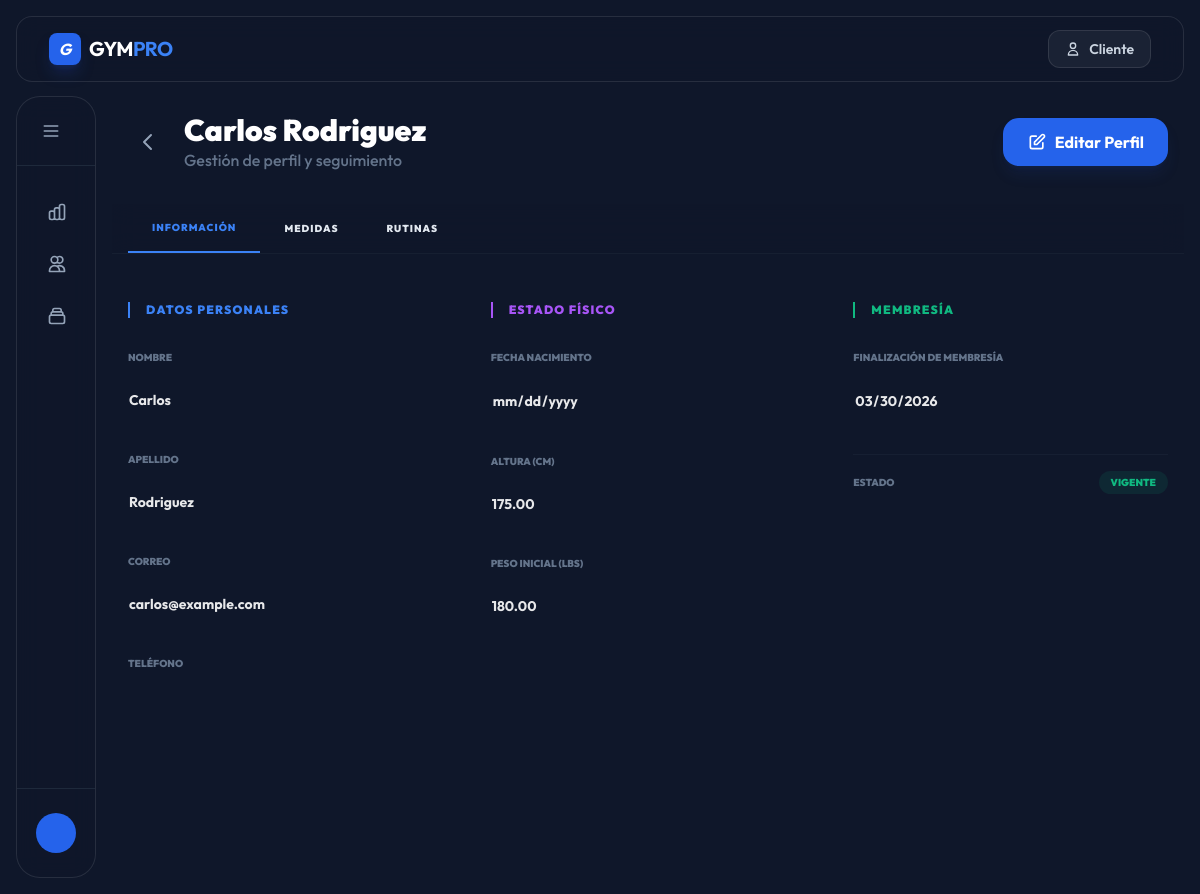
/dashboard/clientes/4/, run on the app's committed database.
### administracion/models.py (models this page shows, shortened)
class Usuario(AbstractBaseUser, PermissionsMixin):
    class Roles(models.TextChoices):
        ADMIN   = 'admin',  'Administrador'
        CLIENTE = 'client', 'Cliente'
    nombre           = models.CharField('Nombre', max_length=100)
    apellido         = models.CharField('Apellido', max_length=100)
    correo           = models.EmailField('Correo electrónico', unique=True)
    telefono         = models.CharField('Teléfono', max_length=20, blank=True, null=True)
    fecha_nacimiento = models.DateField('Fecha de nacimiento', blank=True, null=True)
    direccion        = models.CharField('Dirección', max_length=255, blank=True, null=True)
    foto_perfil      = models.ImageField('Foto de perfil', upload_to='perfiles/', blank=True, null=True)
    rol    = models.CharField('Rol', max_length=10, choices=Roles.choices, default=Roles.CLIENTE)
    activo = models.BooleanField('Activo', default=True)
    is_staff  = models.BooleanField(default=False)
    is_active = models.BooleanField(default=True)
    is_deleted = models.BooleanField('Borrado', default=False, db_index=True)
    fecha_registro       = models.DateTimeField('Fecha de registro', auto_now_add=True)
    ultima_actualizacion = models.DateTimeField('Última actualización', auto_now=True)
    objects     = UsuarioManager()
    all_objects = models.Manager()
    USERNAME_FIELD  = 'correo'
    REQUIRED_FIELDS = ['nombre', 'apellido']
    class Meta:
        verbose_name        = 'Usuario'
        verbose_name_plural = 'Usuarios'
        ordering            = ['-fecha_registro']
    @property
    def nombre_completo(self):
        return f'{self.nombre} {self.apellido}'.strip()

### clientes/models.py (models this page shows, shortened)
class PerfilCliente(BaseModel):
    class Meta:
        verbose_name        = 'Perfil de cliente'
        verbose_name_plural = 'Perfiles de clientes'
    usuario = models.OneToOneField(
        Usuario,
        on_delete=models.CASCADE,
        related_name='perfil_cliente',
        limit_choices_to={'rol': Usuario.Roles.CLIENTE},
        verbose_name='Cliente',
    )
    peso_lbs  = models.DecimalField('Peso (lbs)', max_digits=5, decimal_places=2, blank=True, null=True)
    altura_cm = models.DecimalField('Altura (cm)', max_digits=5, decimal_places=2, blank=True, null=True)
    @property
    def membresia_activa(self):
        today = timezone.now().date()
        return (
            self.usuario.membresias
            .filter(estado=MembresiaCliente.Estado.ACTIVA, fecha_fin__gte=today)
            .select_related('tipo')
            .first()
        )

class MembresiaCliente(BaseModel):
    class Estado(models.TextChoices):
        ACTIVA     = 'activa',     'Activa'
        VENCIDA    = 'vencida',    'Vencida'
        CANCELADA  = 'cancelada',  'Cancelada'
        SUSPENDIDA = 'suspendida', 'Suspendida'
    class MetodoPago(models.TextChoices):
        EFECTIVO      = 'efectivo',      'Efectivo'
        TARJETA       = 'tarjeta',       'Tarjeta'
        TRANSFERENCIA = 'transferencia', 'Transferencia'
        OTRO          = 'otro',          'Otro'
    class Meta:
        verbose_name        = 'Membresía de cliente'
        verbose_name_plural = 'Membresías de clientes'
        ordering            = ['-fecha_inicio']
        indexes = [
            models.Index(fields=['usuario', 'estado'],  name='idx_mem_usuario_estado'),
            models.Index(fields=['tipo', 'estado'],     name='idx_mem_tipo_estado'),
            models.Index(fields=['fecha_inicio'],        name='idx_mem_fecha_inicio'),
            models.Index(fields=['fecha_fin'],           name='idx_mem_fecha_fin'),
        ]
    usuario = models.ForeignKey(
        Usuario,
        on_delete=models.CASCADE,
        related_name='membresias',
        limit_choices_to={'rol': Usuario.Roles.CLIENTE},
        verbose_name='Cliente',
    )
    tipo = models.ForeignKey(
        TipoMembresia,
        on_delete=models.PROTECT,
        related_name='contrataciones',
        verbose_name='Plan',
    )
    fecha_inicio = models.DateField('Fecha de inicio')
    fecha_fin    = models.DateField('Fecha de fin')
    precio_pagado      = models.DecimalField('Precio pagado (MXN)', max_digits=8, decimal_places=2)
    descuento_aplicado = models.DecimalField('Descuento (%)', max_digits=5, decimal_places=2, default=0)
    metodo_pago        = models.CharField('Método de pago', max_length=15, choices=MetodoPago.choices, default=MetodoPago.EFECTIVO)
    estado       = models.CharField('Estado', max_length=12, choices=Estado.choices, default=Estado.ACTIVA)
    auto_renovar = models.BooleanField('Auto-renovar', default=False)
    notas        = models.TextField('Notas', blank=True)
    registrado_por = models.ForeignKey(
        Usuario,
        on_delete=models.SET_NULL,
        null=True, blank=True,
        related_name='membresias_registradas',
        limit_choices_to={'rol': Usuario.Roles.ADMIN},
        verbose_name='Registrado por',
    )
    fecha_registro      = models.DateTimeField(auto_now_add=True)
    fecha_actualizacion = models.DateTimeField(auto_now=True)

### administracion/views.py (the view, shortened to what this page needs)
# urls.py: path('dashboard/clientes/<int:pk>/', admin_cliente_detail, name='admin_cliente_detail'),
def admin_cliente_detail(request, pk):
    cliente = get_object_or_404(Usuario, pk=pk)
    perfil, _ = PerfilCliente.objects.get_or_create(usuario=cliente)
    membresia = cliente.membresias.filter(estado='activa').first()
    context = {
        'cliente_obj': cliente,
        'user_form': UsuarioEditForm(instance=cliente),
        'perfil_form': PerfilClienteForm(instance=perfil),
        'mem_form': MembresiaManualForm(instance=membresia) if membresia else None,
        'medidas_form': RegistroMedidasForm(),
        'medidas_historial': cliente.registros_medidas.all(),
        'rutinas_asignadas': cliente.rutinas.all(),
        'tipos_membresia': TipoMembresia.objects.filter(activo=True),
    }
    return render(request, 'admin/cliente_detail.html', context)

### templates/admin/cliente_detail.html (shortened to what this page needs)
{% extends 'admin/admin_base.html' %}
{% load static %}
{% block admin_content %}
<div x-data="{
    editing: false,
    modalOpen: false,
    currentMedida: {
        id: '',
        fecha: '',
        peso_lbs: '',
        cuello: '',
        hombros: '',
        pecho: '',
        cintura: '',
        cadera: '',
        brazo_izq: '',
        brazo_der: '',
        muslo_izq: '',
        muslo_der: '',
        pantorrilla_izq: '',
        pantorrilla_der: '',
        imc: '',
        porcentaje_grasa: '',
        notas: ''
    },
    openEditModal(m) {
        this.currentMedida = { ...m };
        this.modalOpen = true;
    },
    openCreateModal() {
        this.currentMedida = {
            id: '', fecha: new Date().toISOString().split('T')[0], peso_lbs: '', imc: '', porcentaje_grasa: '', notas: '',
            cuello: '', hombros: '', pecho: '', cintura: '', cadera: '', brazo_izq: '', brazo_der: '',
            muslo_izq: '', muslo_der: '', pantorrilla_izq: '', pantorrilla_der: ''
        };
        this.modalOpen = true;
    }
}" class="space-y-8 pb-32">
    <div class="flex flex-col md:flex-row md:items-center justify-between space-y-4 md:space-y-0">
        <div class="flex items-center space-x-4">
            <a href="{% url 'admin_clientes' %}"
                class="hover:bg-slate-800 p-2 rounded-xl text-slate-400 hover:text-white transition">
                <svg class="w-6 h-6" fill="none" stroke="currentColor" viewBox="0 0 24 24">
                    <path stroke-linecap="round" stroke-linejoin="round" stroke-width="2" d="M15 19l-7-7 7-7" />
                </svg>
            </a>
            <div>
                <h1 class="text-3xl font-black text-white">{{ cliente_obj.nombre_completo }}</h1>
                <p class="text-slate-500 font-medium">Gestión de perfil y seguimiento</p>
            </div>
        </div>
        <div class="flex space-x-3">
            <button @click="editing = !editing" type="button"
                :class="editing ? 'bg-amber-500 text-white' : 'bg-blue-600 text-white'"
                class="px-6 py-3 rounded-2xl font-bold transition flex items-center space-x-2 shadow-lg shadow-blue-900/20">
                <svg x-show="!editing" class="w-5 h-5" fill="none" stroke="currentColor" viewBox="0 0 24 24">
                    <path stroke-linecap="round" stroke-linejoin="round" stroke-width="2"
                        d="M11 5H6a2 2 0 00-2 2v11a2 2 0 002 2h11a2 2 0 002-2v-5m-1.414-9.414a2 2 0 112.828 2.828L11.828 15H9v-2.828l8.586-8.586z" />
                </svg>
                <span x-text="editing ? 'Cancelar Edición' : 'Editar Perfil'"></span>
            </button>
        </div>
    </div>
    <div
        class="flex border-b border-slate-800/50 overflow-x-auto scrollbar-hide whitespace-nowrap -mx-4 px-4 sticky top-0 bg-slate-900/80 backdrop-blur-md z-30">
        <button onclick="showTab('datos')" id="tab-datos"
            class="nav-tab active px-6 py-4 font-black transition uppercase text-[10px] tracking-widest flex-shrink-0">
            Información
        </button>
        <button onclick="showTab('medidas')" id="tab-medidas"
            class="nav-tab px-6 py-4 font-black transition uppercase text-[10px] tracking-widest flex-shrink-0">
            Medidas
        </button>
        <button onclick="showTab('rutinas')" id="tab-rutinas"
            class="nav-tab px-6 py-4 font-black transition uppercase text-[10px] tracking-widest flex-shrink-0">
            Rutinas
        </button>
    </div>
    <div id="content-datos" class="tab-content active animate-fadeIn">
        <form method="POST" class="space-y-12">
            <div class="grid grid-cols-1 md:grid-cols-2 lg:grid-cols-3 gap-12">
                <div class="space-y-8">
                    <h3
                        class="text-xs font-black text-blue-500 uppercase tracking-widest border-l-2 border-blue-500 pl-4">
                        Datos Personales</h3>
                    <div class="space-y-6">
                        <div class="flex flex-col">
                            <label class="text-[10px] font-black text-slate-500 uppercase mb-2">Nombre</label>
                            <input type="text" name="nombre" value="{{ cliente_obj.nombre }}" :disabled="!editing"
                                class="bg-transparent border-slate-800 disabled:border-transparent disabled:px-0 transition-all font-bold">
                        </div>
                        <div class="flex flex-col">
                            <label class="text-[10px] font-black text-slate-500 uppercase mb-2">Apellido</label>
                            <input type="text" name="apellido" value="{{ cliente_obj.apellido }}" :disabled="!editing"
                                class="bg-transparent border-slate-800 disabled:border-transparent disabled:px-0 transition-all font-bold">
                        </div>
                        <div class="flex flex-col">
                            <label class="text-[10px] font-black text-slate-500 uppercase mb-2">Correo</label>
                            <input type="email" name="correo" value="{{ cliente_obj.correo }}" :disabled="!editing"
                                class="bg-transparent border-slate-800 disabled:border-transparent disabled:px-0 transition-all font-bold">
                        </div>
                        <div class="flex flex-col">
                            <label class="text-[10px] font-black text-slate-500 uppercase mb-2">Teléfono</label>
                            <input type="text" name="telefono" value="{{ cliente_obj.telefono|default:'' }}"
                                :disabled="!editing"
                                class="bg-transparent border-slate-800 disabled:border-transparent disabled:px-0 transition-all font-bold">
                        </div>
                    </div>
                </div>
                <div class="space-y-8">
                    <h3
                        class="text-xs font-black text-purple-500 uppercase tracking-widest border-l-2 border-purple-500 pl-4">
                        Estado Físico</h3>
                    <div class="space-y-6">
                        <div class="flex flex-col">
                            <label class="text-[10px] font-black text-slate-500 uppercase mb-2">Fecha Nacimiento</label>
                            <input type="date" name="fecha_nacimiento"
                                value="{{ cliente_obj.fecha_nacimiento|date:'Y-m-d' }}" :disabled="!editing"
                                class="bg-transparent border-slate-800 disabled:border-transparent disabled:px-0 transition-all font-bold">
                        </div>
                        <div class="flex flex-col">
                            <label class="text-[10px] font-black text-slate-500 uppercase mb-2">Altura (cm)</label>
                            <input type="number" step="0.1" name="altura_cm"
                                value="{{ cliente_obj.perfil_cliente.altura_cm|default:'' }}" :disabled="!editing"
                                class="bg-transparent border-slate-800 disabled:border-transparent disabled:px-0 transition-all font-bold">
                        </div>
                        <div class="flex flex-col">
                            <label class="text-[10px] font-black text-slate-500 uppercase mb-2">Peso Inicial
                                (lbs)</label>
                            <input type="number" step="0.1" name="peso_lbs"
                                value="{{ cliente_obj.perfil_cliente.peso_lbs|default:'' }}" :disabled="!editing"
                                class="bg-transparent border-slate-800 disabled:border-transparent disabled:px-0 transition-all font-bold">
                        </div>
                    </div>
                </div>
                <div class="space-y-8">
                    <h3
                        class="text-xs font-black text-emerald-500 uppercase tracking-widest border-l-2 border-emerald-500 pl-4">
                        Membresía</h3>
                    <div class="space-y-6">
                        {% if mem_form %}
                        <div class="flex flex-col">
                            <label class="text-[10px] font-black text-slate-500 uppercase mb-2">Finalización de
                                Membresía</label>
                            <input type="date" name="fecha_fin"
                                value="{{ cliente_obj.perfil_cliente.membresia_activa.fecha_fin|date:'Y-m-d' }}"
                                :disabled="!editing"
                                class="bg-transparent border-slate-800 disabled:border-transparent disabled:px-0 transition-all font-bold">
                        </div>
                        <div class="pt-4 border-t border-slate-800/50">
                            <div class="flex justify-between items-center">
                                <span class="text-[10px] font-black text-slate-500 uppercase">Estado</span>
                                <span
                                    class="px-3 py-1 bg-emerald-500/10 text-emerald-500 rounded-full text-[10px] font-black uppercase">Vigente</span>
                            </div>
                        </div>
                        {% endif %}
                    </div>
                </div>
            </div>
        </form>
    </div>
</div>
{% endblock %}

### data on the page
Usuario: nombre_completo "Carlos Rodriguez", nombre "Carlos", apellido "Rodriguez", correo "carlos@example.com", altura_cm "175.00", peso_lbs "180.00", fecha_fin "03/30/2026"
